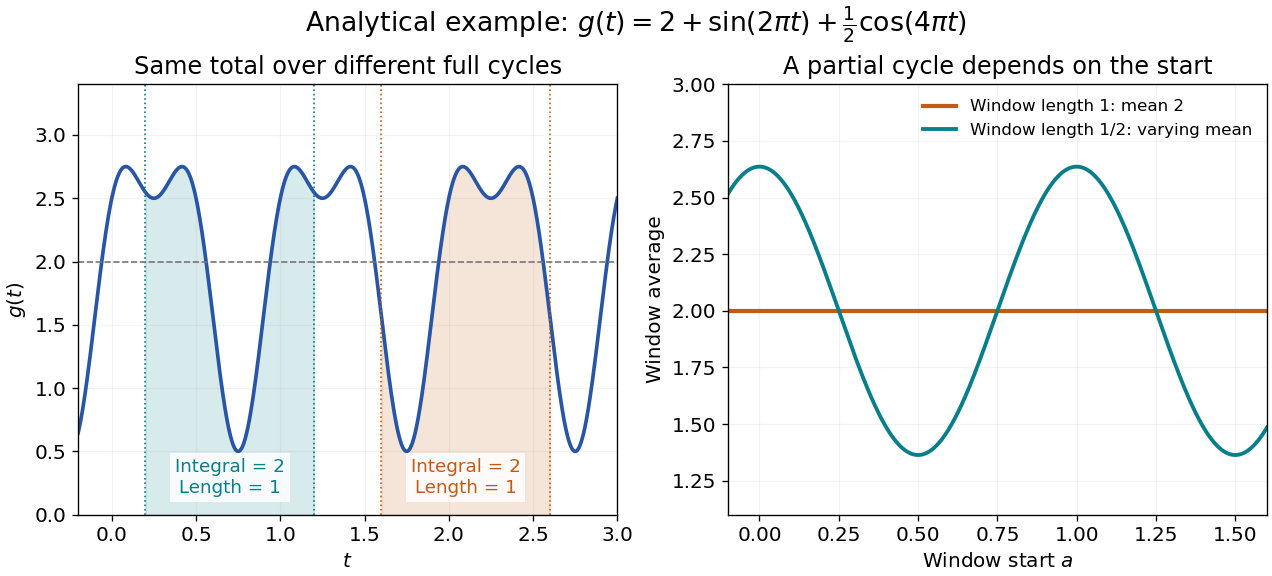

This chart was generated by the following Python code:
"""Original full-period and half-period window averages; matching PNG to CWD."""
from pathlib import Path

import matplotlib
matplotlib.use("Agg")
import matplotlib.pyplot as plt
import numpy as np

plt.rcParams.update({"font.size": 12, "figure.facecolor": "white"})
fig, (left, right) = plt.subplots(1, 2, figsize=(10.6, 4.8), layout="constrained")
t = np.linspace(-.2, 3., 1601)
g = 2 + np.sin(2*np.pi*t) + .5*np.cos(4*np.pi*t)
left.plot(t, g, color="#2855a6", lw=2.2)
for start, colour in [(.2, "#087e8b"), (1.6, "#c45b12")]:
    mask = (t >= start) & (t <= start+1)
    left.fill_between(t, 0, g, where=mask, color=colour, alpha=.16)
    left.axvline(start, color=colour, ls=":", lw=1)
    left.axvline(start+1, color=colour, ls=":", lw=1)
    left.text(start+.5, .14, "Integral = 2\nLength = 1", ha="center", va="bottom", fontsize=11, color=colour,
              bbox={"facecolor": "white", "edgecolor": "none", "alpha": .85, "pad": 3})
left.axhline(2, color="#777777", lw=1, ls="--")
left.set(xlim=(-.2, 3.), ylim=(0, 3.4), xlabel=r"$t$", ylabel=r"$g(t)$",
         title="Same total over different full cycles")
a = np.linspace(-.1, 1.6, 801)
right.plot(a, np.full_like(a, 2.), color="#c45b12", lw=2.5, label="Window length 1: mean 2")
right.plot(a, 2 + 2/np.pi*np.cos(2*np.pi*a), color="#087e8b", lw=2.3,
           label="Window length 1/2: varying mean")
right.set(xlim=(-.1, 1.6), ylim=(1.1, 3.), xlabel=r"Window start $a$", ylabel="Window average",
          title="A partial cycle depends on the start")
right.legend(loc="upper right", fontsize=10, frameon=False)
for ax in (left, right):
    ax.grid(alpha=.15)
fig.suptitle(r"Analytical example: $g(t)=2+\sin(2\pi t)+\frac{1}{2}\cos(4\pi t)$", fontsize=16)
fig.savefig(Path(__file__).with_suffix(".png").name, dpi=120, facecolor="white")
plt.close(fig)
